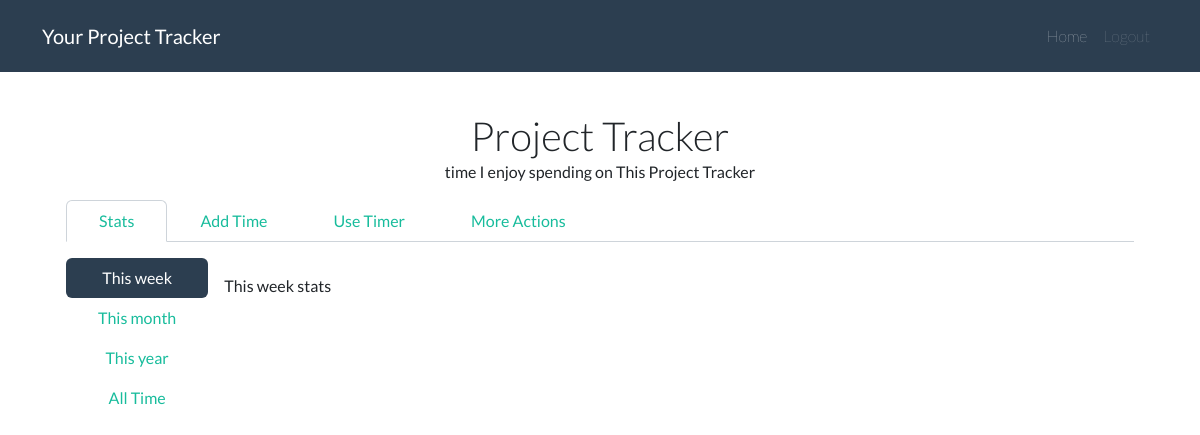
/project/12 (signed in), run on the app's committed database.
### website/models.py (models this page shows, shortened)
class Project(db.Model):
    id = db.Column(db.Integer, primary_key=True)
    project_name = db.Column(db.String(30), nullable=False)
    notes = db.Column(db.String(1000), nullable=False, default='')
    user_id = db.Column(db.Integer, db.ForeignKey('user.id'), nullable=False)
    entries = db.relationship('Entry')

### website/views.py (the view, shortened to what this page needs)
@views.route('project/<int:project_id>', methods=['GET', 'POST'])
@login_required
def project(project_id):
    current_project = Project.query.filter(Project.id==project_id, Project.owner==current_user).first_or_404()
    last10 = Entry.query.join(Project).filter(and_(Entry.project_id==project_id, Project.owner==current_user)).order_by(Entry.date.desc()).limit(10).all()
    entry_form = EntryForm()
    edit_project_form = EditProjectForm()
    edit_project_form.project_name.data = current_project.project_name
    edit_project_form.notes.data = current_project.notes
    return render_template("project.html", user=current_user, project_id=current_project.id, name=current_project.project_name, notes=current_project.notes, entry_form=entry_form, edit_project_form=edit_project_form, last10=last10)

### website/templates/project.html (shortened to what this page needs)
{% extends "base.html" %}
{% block content %}
    <section class="container" id="greet">
        <div class="container">
            <div class="display-6" style="text-align: center;">{{ name }}</div>
            <div style="text-align: center;"> {{ notes }} </div>
            <div class="container my-3">
                <ul class="nav nav-tabs" id="myTab" role="tablist">
                    <li class="nav-item" role="presentation">
                        <button class="nav-link active" id="pills-stats-tab" data-bs-toggle="pill" data-bs-target="#pills-stats" type="button" role="tab" aria-controls="pills-stats" aria-selected="true">Stats</button>
                    </li>
                    <li class="nav-item" role="presentation">
                        <button class="nav-link" id="pills-addtime-tab" data-bs-toggle="pill" data-bs-target="#pills-addtime" type="button" role="tab" aria-controls="pills-addtime" aria-selected="false">Add Time</button>
                    </li>
                    <li class="nav-item" role="presentation">
                        <button class="nav-link" id="pills-timer-tab" data-bs-toggle="pill" data-bs-target="#pills-timer" type="button" role="tab" aria-controls="pills-timer" aria-selected="false">Use Timer</button>
                    </li>
                    <li class="nav-item" role="presentation">
                        <button class="nav-link" id="more-tab" data-bs-toggle="pill" data-bs-target="#pills-more" type="button" role="tab" aria-controls="pills-more" aria-selected="false">More Actions</button>
                    </li>
                </ul>
                <div class="tab-content my-3" id="myTabContent">
                    <div class="tab-pane fade show active" id="pills-stats" role="tabpanel" aria-labelledby="pills-stats-tab">
                        <div class="d-flex my-3 align-items-start">
                            <div class="nav flex-column nav-pills me-3" id="stats-pills-tab" role="tablist" aria-orientation="vertical">
                                <button class="nav-link active" id="stats-pills-week-tab" data-bs-toggle="pill" data-bs-target="#stats-pills-week" type="button" role="tab" aria-controls="stats-pills-week" aria-selected="true">This week</button>
                                <button class="nav-link" id="stats-pills-month-tab" data-bs-toggle="pill" data-bs-target="#stats-pills-month" type="button" role="tab" aria-controls="stats-pills-month" aria-selected="false">This month</button>
                                <button class="nav-link" id="stats-pills-year-tab" data-bs-toggle="pill" data-bs-target="#stats-pills-year" type="button" role="tab" aria-controls="stats-pills-year" aria-selected="false">This year</button>
                                <button class="nav-link" id="stats-pills-alltime-tab" data-bs-toggle="pill" data-bs-target="#stats-pills-alltime" type="button" role="tab" aria-controls="stats-pills-alltime" aria-selected="false">All Time</button>
                            </div>
                            <div class="tab-content my-3" id="stats-pills-tabContent">
                                <div class="tab-pane fade show active" id="stats-pills-week" role="tabpanel" aria-labelledby="stats-pills-week-tab">This week stats</div>
                            </div>
                        </div>
                    </div>
            </div>
        </div>
    </section>
{% endblock %}

### website/static/style.css (style rules this page uses)
#greet { height: 100vh; }
section { height: 100vh; padding: 5vh 10vh; }

### data on the page
Project: project_name "Project Tracker", notes "time I enjoy spending on This Project Tracker"
